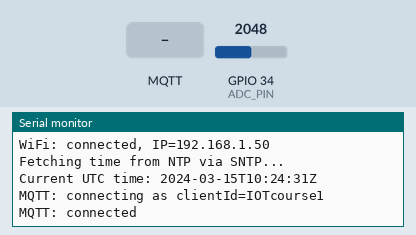
The sketch below on a simulated ESP32. Shown: the last lines printed to the serial monitor. The test bench sets the inputs (shaded band); at power-on: GPIO 34 (ADC_PIN) = 2048. WiFi joins after 1.5 s; servers stay silent unless stated; the local clock reads 2024-03-15 10:24:30 at power-on unless the sketch sets it; no MQTT or app messages arrive unless stated.

Above: at 2.8 s.
2.9 s: MQTT message "1" arrives on the first subscribed topic
At 4.2 s:
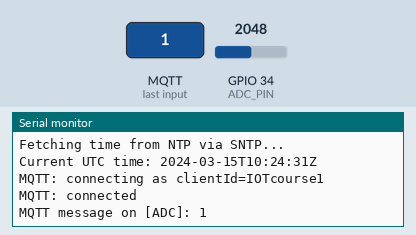
6.5 s: MQTT message "on" arrives on the first subscribed topic
At 7.0 s:
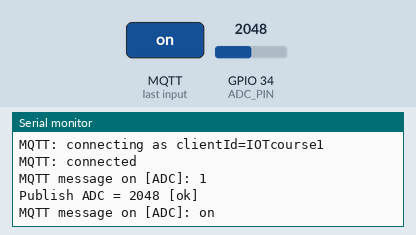
8.0 s: MQTT message "off" arrives on the first subscribed topic
At 9.2 s:
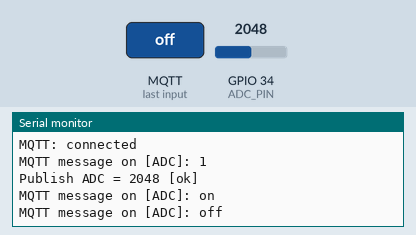
9.5 s: GPIO 34 (ADC_PIN) set to 2866
At 10.9 s:
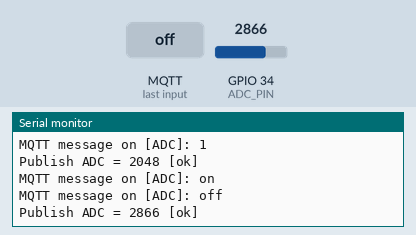

Measured:
- after the input at 2.9 s, the serial monitor: prints a new line at once (image 1)
- after the input at 6.5 s, the serial monitor: prints a new line at once (image 2)
- after the input at 8.0 s, the serial monitor: prints a new line at once (image 3)
- after the input at 9.5 s, the serial monitor: prints a new line after 0.50 s (image 4)

The sketch:

testingiot5MQTT_ADC.ino
```cpp
/*
  ESP32 + AWS IoT Core (MQTT over TLS) — Single Topic "ADC"
  - Subscribes to: "ADC"
  - Publishes to:  "ADC" (periodic ADC reading from pin 34)

  Notes:
  - PubSubClient publishes at QoS 0. You can subscribe at QoS 1, but AWS IoT does not support QoS 2.
  - Ensure your IoT policy allows iot:Publish/iot:Subscribe/iot:Receive on arn:...:topic/ADC and topicfilter/ADC
    and iot:Connect on arn:...:client/IOTcourse1 (to match THING_NAME in secret.h).
*/

#include <WiFi.h>
#include <WiFiClientSecure.h>
#include <PubSubClient.h>

#include <time.h>        // time, gmtime, time_t
#include <sys/time.h>    // optional (not strictly needed here, kept for completeness)

#include "secrets.h"

// ========== Pins ==========
const int ADC_PIN = 34; // input-only pin

// ========== MQTT Topic ==========
static const char TOPIC_ADC[] = "ADC";

// ========== Globals ==========
WiFiClientSecure net;
PubSubClient mqtt(net);

// ========== Helpers ==========
void connectWiFi() {
  Serial.print("WiFi: connecting to "); Serial.println(WIFI_SSID);
  WiFi.mode(WIFI_STA);
  WiFi.begin(WIFI_SSID, WIFI_PASS);
  unsigned long start = millis();
  while (WiFi.status() != WL_CONNECTED) {
    delay(500);
    Serial.print(".");
    if (millis() - start > 30000) {
      Serial.println("\nWiFi: connection timeout, restarting...");
      ESP.restart();
    }
  }
  Serial.print("\nWiFi: connected, IP=");
  Serial.println(WiFi.localIP());
}

// Option B: Robust SNTP time sync with configTime()
// Sets system time in UTC for TLS certificate validation.
void syncTime() {
  Serial.println("Fetching time from NTP via SNTP...");
  // Use multiple reliable servers
  configTime(0, 0, "pool.ntp.org", "time.google.com");

  struct tm tm_info;
  bool ok = false;

  // Wait up to ~30 seconds in 1s chunks for SNTP to set time
  for (int i = 0; i < 30; i++) {
    if (getLocalTime(&tm_info, 1000)) { // waits up to 1s each iteration
      ok = true;
      break;
    }
    Serial.print(".");
  }

  if (!ok) {
    Serial.println("\nNTP sync failed; restarting...");
    delay(1000);
    ESP.restart();
  }

  // At this point, system time is set (UTC)
  time_t now = time(nullptr);
  char ts[25];
  strftime(ts, sizeof(ts), "%Y-%m-%dT%H:%M:%SZ", gmtime(&now));
  Serial.print("Current UTC time: ");
  Serial.println(ts);
}

void onMessage(char* topic, byte* payload, unsigned int length) {
  String msg;
  msg.reserve(length);
  for (unsigned int i = 0; i < length; i++) msg += (char)payload[i];

  Serial.print("MQTT message on ["); Serial.print(topic); Serial.print("]: ");
  Serial.println(msg);

  // With a single "ADC" topic, we just print what we get.
  // If you publish here and are also subscribed to "ADC", you may see your own messages echoed back.
}

void ensureMqttConnected() {
  while (!mqtt.connected()) {
    Serial.print("MQTT: connecting as clientId=");
    Serial.println(THING_NAME);

    // Connect (no user/pass for AWS IoT)
    if (mqtt.connect(THING_NAME)) {
      Serial.println("MQTT: connected");
      // Subscribe to the single topic
      mqtt.subscribe(TOPIC_ADC, 1); // QoS 1 subscribe is fine; publishes remain QoS 0
    } else {
      Serial.print("MQTT connect failed, state=");
      Serial.println(mqtt.state());
      delay(2000);
    }
  }
}

// ========== Arduino ==========
void setup() {
  Serial.begin(115200);
  delay(100);

  connectWiFi();
  syncTime(); // Do SNTP sync (sets system UTC time) before TLS/MQTT

  // TLS credentials
  net.setCACert(AWS_ROOT_CA);
  net.setCertificate(DEVICE_CERT);
  net.setPrivateKey(DEVICE_PRIVATE_KEY);

  // MQTT setup
  mqtt.setServer(AWS_IOT_ENDPOINT, AWS_IOT_PORT);
  mqtt.setKeepAlive(60);
  mqtt.setBufferSize(512); // optional
  mqtt.setCallback(onMessage);

  ensureMqttConnected();
}

void loop() {
  if (WiFi.status() != WL_CONNECTED) {
    connectWiFi();
  }
  if (!mqtt.connected()) {
    ensureMqttConnected();
  }
  mqtt.loop();

  // Publish ADC every 5 seconds
  static unsigned long lastPub = 0;
  if (millis() - lastPub > 5000) {
    lastPub = millis();

    int adcRaw = analogRead(ADC_PIN); // 0..4095 default on ESP32
    char payload[16];
    snprintf(payload, sizeof(payload), "%d", adcRaw);

    bool ok = mqtt.publish(TOPIC_ADC, payload); // PubSubClient publishes at QoS 0
    Serial.print("Publish "); Serial.print(TOPIC_ADC);
    Serial.print(" = "); Serial.print(payload);
    Serial.println(ok ? " [ok]" : " [fail]");
  }
}
```

secrets.h
```cpp
// secret.h
#pragma once

// ========== Wi‑Fi ==========
static const char WIFI_SSID[] = "YOUR_WIFI_SSID";
static const char WIFI_PASS[] = "YOUR_WIFI_PASSWORD";

// ========== AWS IoT ==========
static const char AWS_IOT_ENDPOINT[] = "your-endpoint-ats.iot.us-east-1.amazonaws.com"; // e.g., a1b2c3d4e5f6-ats.iot.us-east-1.amazonaws.com
static const int  AWS_IOT_PORT      = 8883;

// MQTT Client ID (ThingName). Set to match your policy (e.g., IOTcourse1).
static const char THING_NAME[] = "IOTcourse1"; // Change to your ThingName

// ========== Certificates / Keys (PEM) ==========
// Paste full PEM contents including BEGIN/END lines between the markers.

// Amazon Root CA (Amazon Root CA 1 or the CA used by your endpoint)
static const char AWS_ROOT_CA[] PROGMEM = R"PEM(
-----BEGIN CERTIFICATE-----
...PASTE AMAZON ROOT CA 1 HERE...
-----END CERTIFICATE-----
)PEM";

// Your device certificate (public cert)
static const char DEVICE_CERT[] PROGMEM = R"PEM(
-----BEGIN CERTIFICATE-----
...PASTE YOUR DEVICE CERT HERE...
-----END CERTIFICATE-----
)PEM";

// Your device private key
static const char DEVICE_PRIVATE_KEY[] PROGMEM = R"PEM(
-----BEGIN PRIVATE KEY-----
...PASTE YOUR DEVICE PRIVATE KEY HERE...
-----END PRIVATE KEY-----
)PEM";

// Optional: Device public key (not used by MQTT/TLS on ESP32)
static const char DEVICE_PUBLIC_KEY[] PROGMEM = R"PEM(
-----BEGIN PUBLIC KEY-----
...OPTIONAL: PASTE YOUR DEVICE PUBLIC KEY HERE OR LEAVE EMPTY...
-----END PUBLIC KEY-----
)PEM";


// ***************** the aws policy is suggested to be:
// {
//   "Version": "2012-10-17",
//   "Statement": [
//     {
//       "Sid": "AllowConnectAsIOTcourse1",
//       "Effect": "Allow",
//       "Action": "iot:Connect",
//       "Resource": "arn:********************:client/IOTcourse1"
//     },
//     {
//       "Sid": "AllowPublishADC",
//       "Effect": "Allow",
//       "Action": "iot:Publish",
//       "Resource": "arn:*********************:topic/ADC"
//     },
//     {
//       "Sid": "AllowSubscribeADC",
//       "Effect": "Allow",
//       "Action": "iot:Subscribe",
//       "Resource": "arn:******************:topicfilter/ADC" //eg: arn:aws:iot:us-east-1:usernumber:topicfilter/ADC
//     },
//     {
//       "Sid": "AllowReceiveADC",
//       "Effect": "Allow",
//       "Action": "iot:Receive",
//       "Resource": "arn:***********************:topic/ADC"
//     }
//   ]
// }
```
